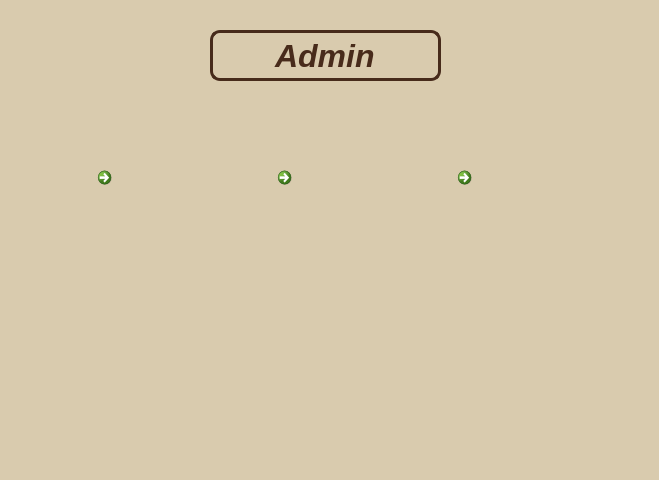
<?xml version="1.0" encoding="UTF-8"?>
<ui version="4.0">
 <class>Dialog</class>
 <widget class="QDialog" name="Dialog">
  <property name="geometry">
   <rect>
    <x>0</x>
    <y>0</y>
    <width>659</width>
    <height>480</height>
   </rect>
  </property>
  <property name="windowTitle">
   <string>Dialog</string>
  </property>
  <property name="styleSheet">
   <string notr="true">background : rgb(217, 203, 174)</string>
  </property>
  <widget class="QLineEdit" name="lineEdit">
   <property name="geometry">
    <rect>
     <x>210</x>
     <y>30</y>
     <width>231</width>
     <height>51</height>
    </rect>
   </property>
   <property name="font">
    <font>
     <family>Ubuntu</family>
     <pointsize>24</pointsize>
     <weight>75</weight>
     <italic>true</italic>
     <bold>true</bold>
    </font>
   </property>
   <property name="focusPolicy">
    <enum>Qt::NoFocus</enum>
   </property>
   <property name="contextMenuPolicy">
    <enum>Qt::NoContextMenu</enum>
   </property>
   <property name="styleSheet">
    <string notr="true">border : 3px solid rgb(71,43,27);
border-radius : 10px;
background-color : rgb(217, 203, 174);
color : rgb(72, 43, 27);</string>
   </property>
   <property name="text">
    <string>Admin</string>
   </property>
   <property name="alignment">
    <set>Qt::AlignCenter</set>
   </property>
   <property name="readOnly">
    <bool>true</bool>
   </property>
  </widget>
  <widget class="QCommandLinkButton" name="cleaningMode">
   <property name="geometry">
    <rect>
     <x>90</x>
     <y>160</y>
     <width>125</width>
     <height>167</height>
    </rect>
   </property>
   <property name="focusPolicy">
    <enum>Qt::NoFocus</enum>
   </property>
   <property name="contextMenuPolicy">
    <enum>Qt::NoContextMenu</enum>
   </property>
   <property name="styleSheet">
    <string notr="true">:hover { background-color : rgb(0,0,0,0)}</string>
   </property>
   <property name="text">
    <string/>
   </property>
   <property name="icon">
    <iconset>
     <normaloff>../res/cleaningNotSelected.png</normaloff>../res/cleaningNotSelected.png</iconset>
   </property>
   <property name="iconSize">
    <size>
     <width>110</width>
     <height>150</height>
    </size>
   </property>
  </widget>
  <widget class="QCommandLinkButton" name="adminSettings">
   <property name="geometry">
    <rect>
     <x>270</x>
     <y>160</y>
     <width>125</width>
     <height>167</height>
    </rect>
   </property>
   <property name="focusPolicy">
    <enum>Qt::NoFocus</enum>
   </property>
   <property name="contextMenuPolicy">
    <enum>Qt::NoContextMenu</enum>
   </property>
   <property name="styleSheet">
    <string notr="true">:hover { background-color : rgb(0,0,0,0)}</string>
   </property>
   <property name="text">
    <string/>
   </property>
   <property name="icon">
    <iconset>
     <normaloff>../res/adminSettingsNotSelected.png</normaloff>../res/adminSettingsNotSelected.png</iconset>
   </property>
   <property name="iconSize">
    <size>
     <width>110</width>
     <height>150</height>
    </size>
   </property>
  </widget>
  <widget class="QCommandLinkButton" name="exitFullscreen">
   <property name="geometry">
    <rect>
     <x>450</x>
     <y>160</y>
     <width>125</width>
     <height>167</height>
    </rect>
   </property>
   <property name="focusPolicy">
    <enum>Qt::NoFocus</enum>
   </property>
   <property name="contextMenuPolicy">
    <enum>Qt::NoContextMenu</enum>
   </property>
   <property name="styleSheet">
    <string notr="true">:hover { background-color : rgb(0,0,0,0)}</string>
   </property>
   <property name="text">
    <string/>
   </property>
   <property name="icon">
    <iconset>
     <normaloff>../res/exitNotSelected.png</normaloff>../res/exitNotSelected.png</iconset>
   </property>
   <property name="iconSize">
    <size>
     <width>110</width>
     <height>150</height>
    </size>
   </property>
  </widget>
 </widget>
 <resources/>
 <connections/>
</ui>
